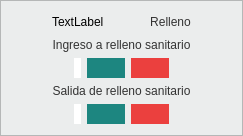
           <widget class="QFrame" name="frame_14">
            <property name="styleSheet">
             <string notr="true">background-color:#EBEDED;</string>
            </property>
            <property name="frameShape">
             <enum>QFrame::StyledPanel</enum>
            </property>
            <property name="frameShadow">
             <enum>QFrame::Raised</enum>
            </property>
            <layout class="QVBoxLayout" name="verticalLayout_20">
             <item>
              <layout class="QVBoxLayout" name="verticalLayout_21">
               <item>
                <layout class="QVBoxLayout" name="verticalLayout_22">
                 <item>
                  <layout class="QHBoxLayout" name="horizontalLayout_20">
                   <item>
                    <spacer name="horizontalSpacer_39">
                     <property name="orientation">
                      <enum>Qt::Horizontal</enum>
                     </property>
                     <property name="sizeHint" stdset="0">
                      <size>
                       <width>40</width>
                       <height>20</height>
                      </size>
                     </property>
                    </spacer>
                   </item>
                   <item>
                    <widget class="QLabel" name="icon_relleno">
                     <property name="styleSheet">
                      <string notr="true">background-color:#EBEDED;</string>
                     </property>
                     <property name="text">
                      <string>TextLabel</string>
                     </property>
                    </widget>
                   </item>
                   <item>
                    <spacer name="horizontalSpacer_40">
                     <property name="orientation">
                      <enum>Qt::Horizontal</enum>
                     </property>
                     <property name="sizeHint" stdset="0">
                      <size>
                       <width>40</width>
                       <height>20</height>
                      </size>
                     </property>
                    </spacer>
                   </item>
                   <item>
                    <widget class="QLabel" name="label_14">
                     <property name="styleSheet">
                      <string notr="true">background-color:#EBEDED;
font: 14pt &quot;MS Shell Dlg 2&quot;;
color:#333333;</string>
                     </property>
                     <property name="text">
                      <string>Relleno</string>
                     </property>
                     <property name="alignment">
                      <set>Qt::AlignCenter</set>
                     </property>
                    </widget>
                   </item>
                   <item>
                    <spacer name="horizontalSpacer_61">
                     <property name="orientation">
                      <enum>Qt::Horizontal</enum>
                     </property>
                     <property name="sizeHint" stdset="0">
                      <size>
                       <width>40</width>
                       <height>20</height>
                      </size>
                     </property>
                    </spacer>
                   </item>
                  </layout>
                 </item>
                </layout>
               </item>
               <item>
                <widget class="QLabel" name="label_15">
                 <property name="styleSheet">
                  <string notr="true">background-color:#EBEDED;
font: 13pt &quot;MS Shell Dlg 2&quot;;
color:#333333;</string>
                 </property>
                 <property name="text">
                  <string>Ingreso a relleno sanitario</string>
                 </property>
                 <property name="alignment">
                  <set>Qt::AlignCenter</set>
                 </property>
                </widget>
               </item>
               <item>
                <layout class="QHBoxLayout" name="horizontalLayout_21">
                 <item>
                  <spacer name="horizontalSpacer_41">
                   <property name="orientation">
                    <enum>Qt::Horizontal</enum>
                   </property>
                   <property name="sizeHint" stdset="0">
                    <size>
                     <width>40</width>
                     <height>20</height>
                    </size>
                   </property>
                  </spacer>
                 </item>
                 <item>
                  <widget class="QLabel" name="ingreso_relleno">
                   <property name="styleSheet">
                    <string notr="true">background-color:white;
font: 14pt &quot;MS Shell Dlg 2&quot;;
color:#333333;
min-width: 7em;
min-height:1em;
max-width:7em;
border-style: outset;
border-radius: 13px;</string>
                   </property>
                   <property name="text">
                    <string/>
                   </property>
                   <property name="alignment">
                    <set>Qt::AlignCenter</set>
                   </property>
                  </widget>
                 </item>
                 <item>
                  <widget class="QPushButton" name="search_irelleno">
                   <property name="styleSheet">
                    <string notr="true">background-color: #1D8680;
border-style: outset;
border-radius: 13px;
font: 10pt &quot;MS Shell Dlg 2&quot;;
color: #333333;
padding: 3px;
max-width:1.3em;
max-height:1.3em;
min-width:1.3em;
min-height:1.3em;</string>
                   </property>
                   <property name="text">
                    <string/>
                   </property>
                   <property name="autoDefault">
                    <bool>true</bool>
                   </property>
                  </widget>
                 </item>
                 <item>
                  <widget class="QPushButton" name="erase_irelleno">
                   <property name="styleSheet">
                    <string notr="true">background-color: #EB403E;
border-style: outset;
border-radius: 13px;
font: 10pt &quot;MS Shell Dlg 2&quot;;
color: #333333;
padding: 3px;
max-width:1.3em;
max-height:1.3em;
min-width:1.3em;
min-height:1.3em;</string>
                   </property>
                   <property name="text">
                    <string/>
                   </property>
                   <property name="autoDefault">
                    <bool>true</bool>
                   </property>
                  </widget>
                 </item>
                 <item>
                  <spacer name="horizontalSpacer_42">
                   <property name="orientation">
                    <enum>Qt::Horizontal</enum>
                   </property>
                   <property name="sizeHint" stdset="0">
                    <size>
                     <width>40</width>
                     <height>20</height>
                    </size>
                   </property>
                  </spacer>
                 </item>
                </layout>
               </item>
               <item>
                <widget class="QLabel" name="label_16">
                 <property name="styleSheet">
                  <string notr="true">background-color:#EBEDED;
font: 13pt &quot;MS Shell Dlg 2&quot;;
color:#333333;</string>
                 </property>
                 <property name="text">
                  <string>Salida de relleno sanitario</string>
                 </property>
                 <property name="alignment">
                  <set>Qt::AlignCenter</set>
                 </property>
                </widget>
               </item>
               <item>
                <layout class="QHBoxLayout" name="horizontalLayout_22">
                 <item>
                  <spacer name="horizontalSpacer_43">
                   <property name="orientation">
                    <enum>Qt::Horizontal</enum>
                   </property>
                   <property name="sizeHint" stdset="0">
                    <size>
                     <width>40</width>
                     <height>20</height>
                    </size>
                   </property>
                  </spacer>
                 </item>
                 <item>
                  <widget class="QLabel" name="salida_relleno">
                   <property name="styleSheet">
                    <string notr="true">background-color:white;
font: 14pt &quot;MS Shell Dlg 2&quot;;
color:#333333;
min-width: 7em;
min-height:1em;
max-width:7em;
border-style: outset;
border-radius: 13px;</string>
                   </property>
                   <property name="text">
                    <string/>
                   </property>
                   <property name="alignment">
                    <set>Qt::AlignCenter</set>
                   </property>
                  </widget>
                 </item>
                 <item>
                  <widget class="QPushButton" name="search_srelleno">
                   <property name="styleSheet">
                    <string notr="true">background-color: #1D8680;
border-style: outset;
border-radius: 13px;
font: 10pt &quot;MS Shell Dlg 2&quot;;
color: #333333;
padding: 3px;
max-width:1.3em;
max-height:1.3em;
min-width:1.3em;
min-height:1.3em;</string>
                   </property>
                   <property name="text">
                    <string/>
                   </property>
                   <property name="autoDefault">
                    <bool>true</bool>
                   </property>
                  </widget>
                 </item>
                 <item>
                  <widget class="QPushButton" name="erase_srelleno">
                   <property name="styleSheet">
                    <string notr="true">background-color: #EB403E;
border-style: outset;
border-radius: 13px;
font: 10pt &quot;MS Shell Dlg 2&quot;;
color: #333333;
padding: 3px;
max-width:1.3em;
max-height:1.3em;
min-width:1.3em;
min-height:1.3em;</string>
                   </property>
                   <property name="text">
                    <string/>
                   </property>
                   <property name="autoDefault">
                    <bool>true</bool>
                   </property>
                  </widget>
                 </item>
                 <item>
                  <spacer name="horizontalSpacer_44">
                   <property name="orientation">
                    <enum>Qt::Horizontal</enum>
                   </property>
                   <property name="sizeHint" stdset="0">
                    <size>
                     <width>40</width>
                     <height>20</height>
                    </size>
                   </property>
                  </spacer>
                 </item>
                </layout>
               </item>
              </layout>
             </item>
            </layout>
           </widget>
